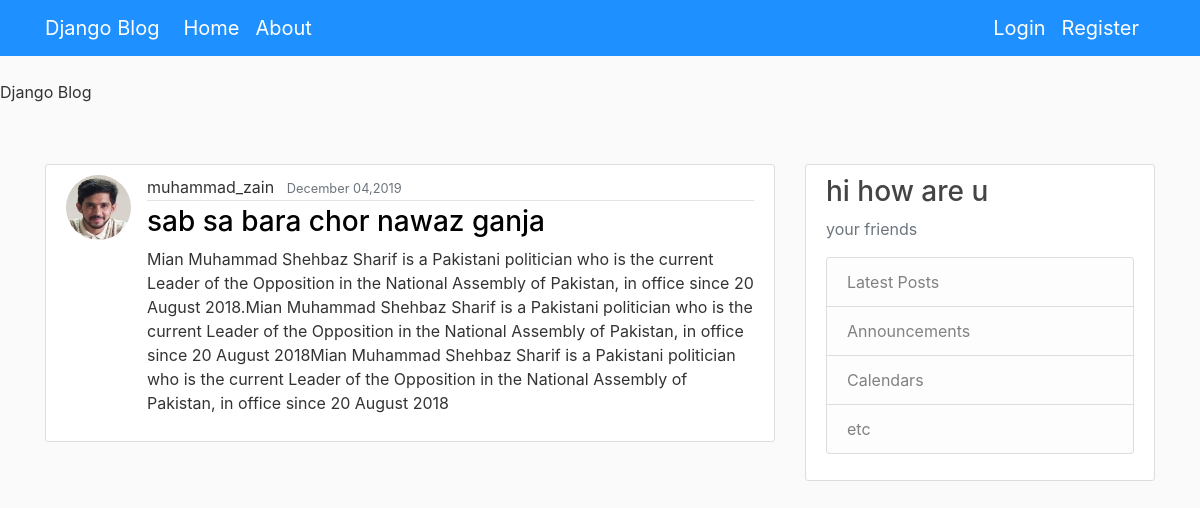
The app's page /post/17/ with its own data.
### blog/models.py (models this page shows, shortened)
class Post(models.Model):
    title=models.CharField(max_length=100)
    content=models.TextField()
    date_post=models.DateTimeField(default=timezone.now)
    author=models.ForeignKey(User,on_delete=models.CASCADE)

### users/models.py (models this page shows, shortened)
class Profile(models.Model):
    user=models.OneToOneField(User,on_delete=models.CASCADE)
    image=models.ImageField(default='default.jpg',upload_to='profile_pics')

### blog/views.py (the view)
# urls.py: path("post/<int:pk>/",PostDetailView.as_view(),name="post-detail"),
class PostDetailView(DetailView):
    model=Post

### blog/templates/blog/post_detail.html (shortened to what this page needs)
{% extends 'blog/base.html' %}
{% block content%}
  <article class="media content-section">
    <img class ="rounded-circle article-img" src="{{ object.author.profile.image.url }}">
    <div class="media-body">
      <div class="article-metadata">
        <a class="mr-2"> {{ object.author }}</a>
        <small class="text-muted">{{ object.date_post|date:"F d,Y" }}</small>
      </div>
      <h3 class="article-title">{{ object.title }}</h3>
      <p class="article-content">{{ object.content }}</p>
    </div>
  </article>
{% endblock content %}

### blog/ststic/blog/main.css (style rules this page uses)
body { background: #fafafa; color: #333333; margin-top: 5rem; }
h1, h2, h3, h4, h5, h6 { color: #444444; }
.content-section { background: #ffffff; padding: 10px 20px; border: 1px solid #dddddd; border-radius: 3px; margin-bottom: 20px; }
.article-title { color:black; }
.article-content { white-space: pre-line; }
.article-img { height: 65px; width: 65px; margin-right: 16px; }
.article-metadata { padding-bottom: 1px; margin-bottom: 4px; border-bottom: 1px solid #e3e3e3 }

### records on screen
Post: author.profile.image (picture), author "muhammad_zain", date_post "December 04,2019", title "sab sa bara chor nawaz ganja", content "Mian Muhammad Shehbaz Sharif is a Pakistani politician who is the current Leader of the Opposition in the National Assembly of Pakistan, in office since 20 August 2018.Mian Muhammad Shehbaz Sharif is a Pakistani politician who is the current Leader of the Opposition in the National Assembly of Pakistan, in office since 20 August 2018Mian Muhammad Shehbaz Sharif is a Pakistani politician who is the current Leader of the Opposition in the National Assembly of Pakistan, in office since 20 August 2018"
